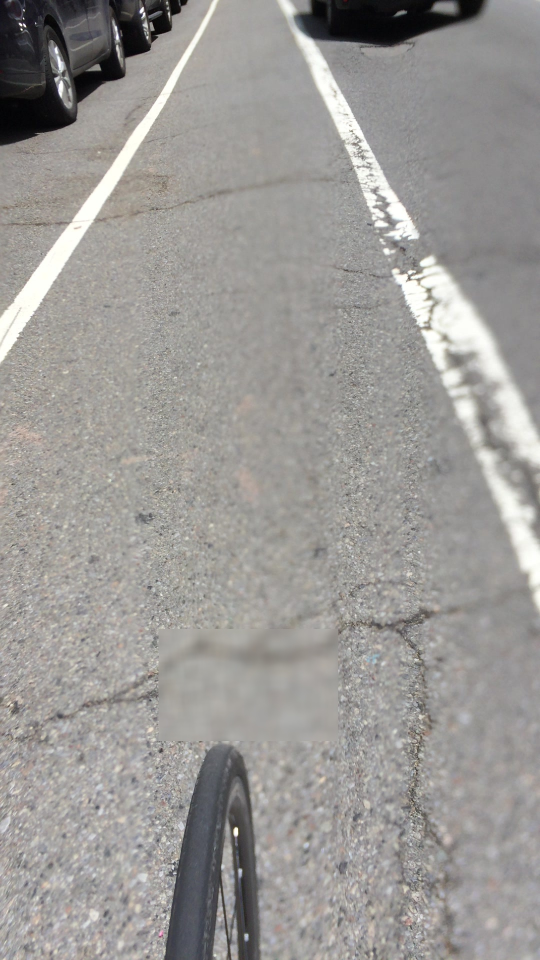
#> input picture pictures/441358_cf70c_5932ee2800e41.jpg, 1080 x 1920 px (shown at 1/2 size)
$ jupyter execute pothole_image_detection_061417.ipynb   (shell and % lines are left out)
#> lines starting #> are read from the running program, lines starting #| are printed output that depends on the picture; after the words box and inside, x2 and y2 are one past the last pixel; in counts of white or black regions, pixels touching at a corner belong together
[cell 1]
import cv2
import numpy as np
import os
from IPython.display import Image
import pandas as pd
import matplotlib.cm as cm
import matplotlib.pyplot as plt
pd.options.display.max_columns = 120

[cell 2]
#importing base image
base = cv2.imread('pictures/441358_cf70c_5932ee2800e41.jpg', 1)
#> base is the input picture: shape (1920, 1080, 3); mean B, G, R 149.8, 152.5, 154.9
#base_crop = base[0:200,150:350,:]
plt.imshow(base)
#> (this line was passed over: IPython is not available in this run)

### Creating rectangle mask

[cell 3]
'''
https://stackoverflow.com/questions/25074488/how-to-mask-an-image-using-numpy-opencv
'''
height,width = base.shape[0:2]
#> height = 1920; width = 1080
rectangle_img = np.zeros((height,width), np.uint8)
'''
code below draws a rectangle with upper left point at (0,500),
lower right point at (right edge, 1750) and fills it in (thickness=-1)
'''
cv2.rectangle(rectangle_img,(0,500),(rectangle_img.shape[1],1750),(255,0,0),-1)
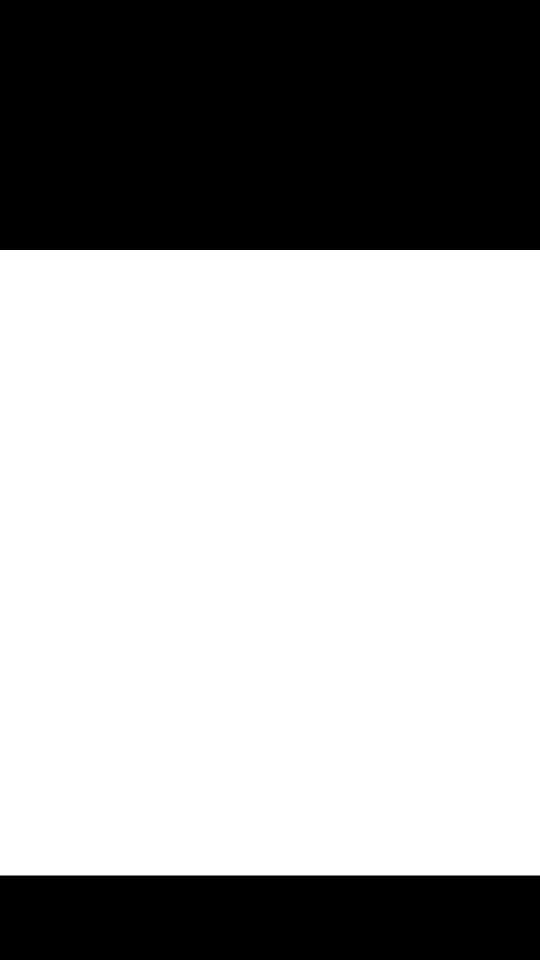
#> rectangle_img: shape (1920, 1080) (shown at 1/2 size); 65.2% white; 2 black regions, box (x1, y1, x2, y2) and area: (0, 0, 1080, 500) 540000, (0, 1751, 1080, 1920) 182520

[cell 4]
masked_rectangle = cv2.bitwise_and(base, base, mask=rectangle_img)
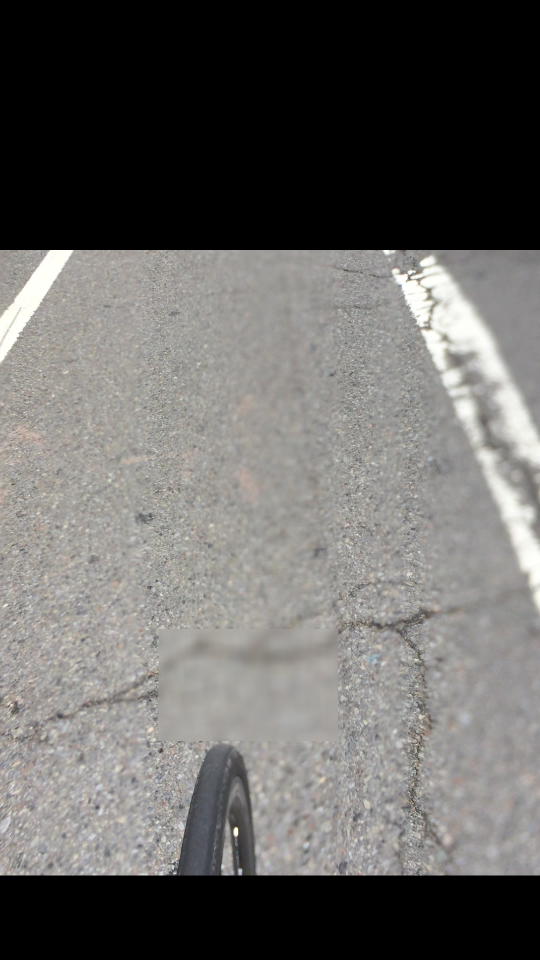
#> masked_rectangle: shape (1920, 1080, 3) (shown at 1/2 size); mean B, G, R 101.3, 103.6, 105.1

[cell 5]
plt.imshow(masked_rectangle)
#> (this line was passed over: IPython is not available in this run)

$ run again, with pictures/441358_ba53c_5932eda8eb925.jpg copied over pictures/441358_cf70c_5932ee2800e41.jpg
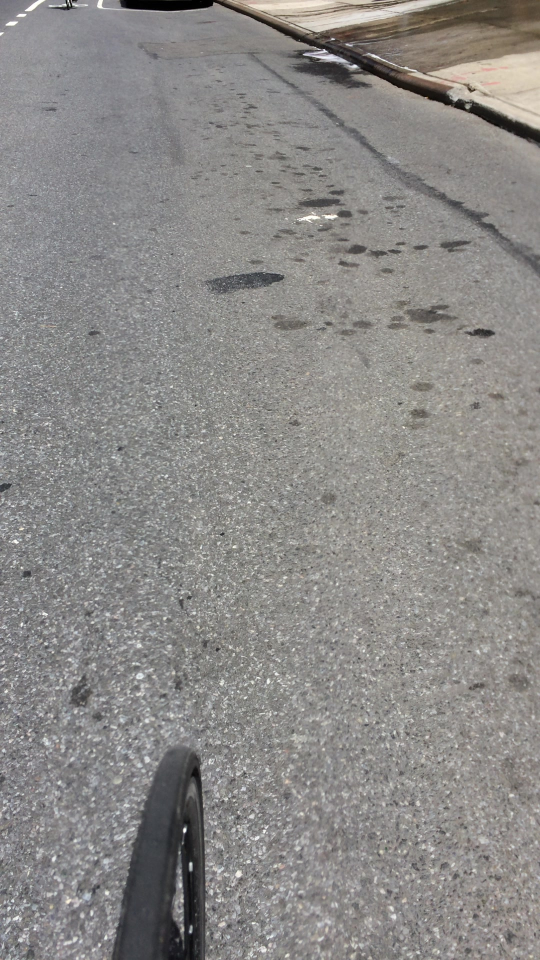
#> input picture pictures/441358_ba53c_5932eda8eb925.jpg, 1080 x 1920 px (shown at 1/2 size)
#> base is the input picture: shape (1920, 1080, 3); mean B, G, R 135.3, 137.2, 139.2
#> rectangle_img: shape (1920, 1080); 65.2% white; 2 black regions, box (x1, y1, x2, y2) and area: (0, 0, 1080, 500) 540000, (0, 1751, 1080, 1920) 182520
#> `masked_rectangle = cv2.bitwise_and(base, base, mask=rectangle_img)`:
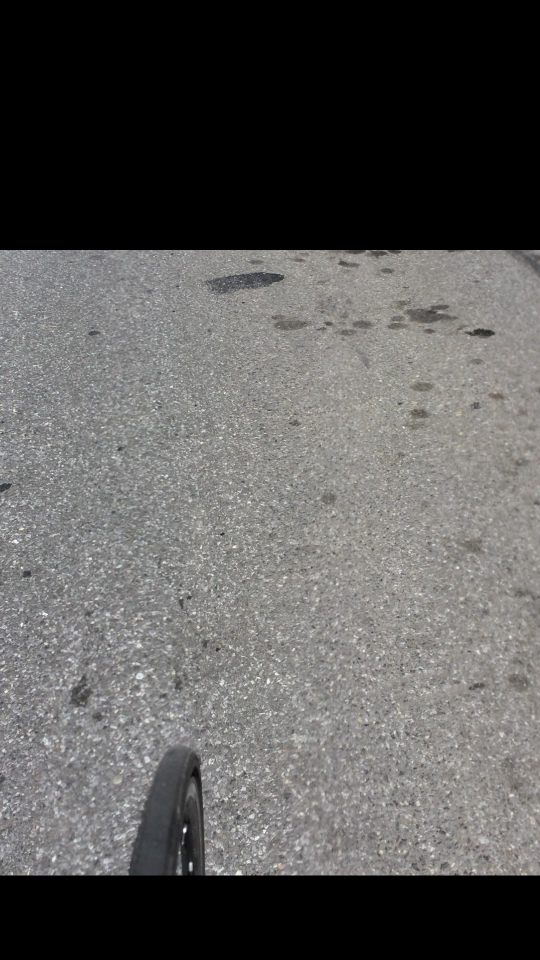
#> masked_rectangle: shape (1920, 1080, 3) (shown at 1/2 size); mean B, G, R 89.7, 91, 91.9
